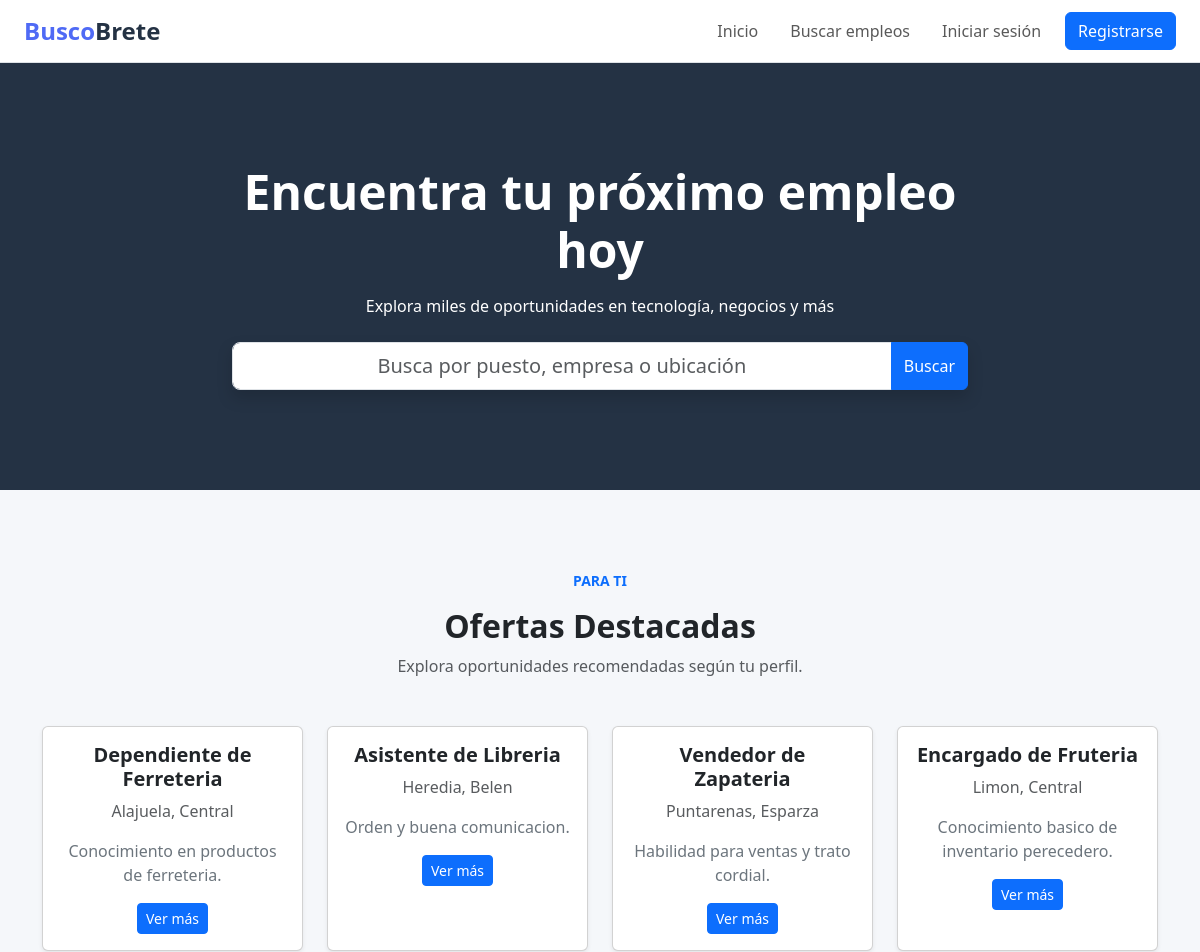
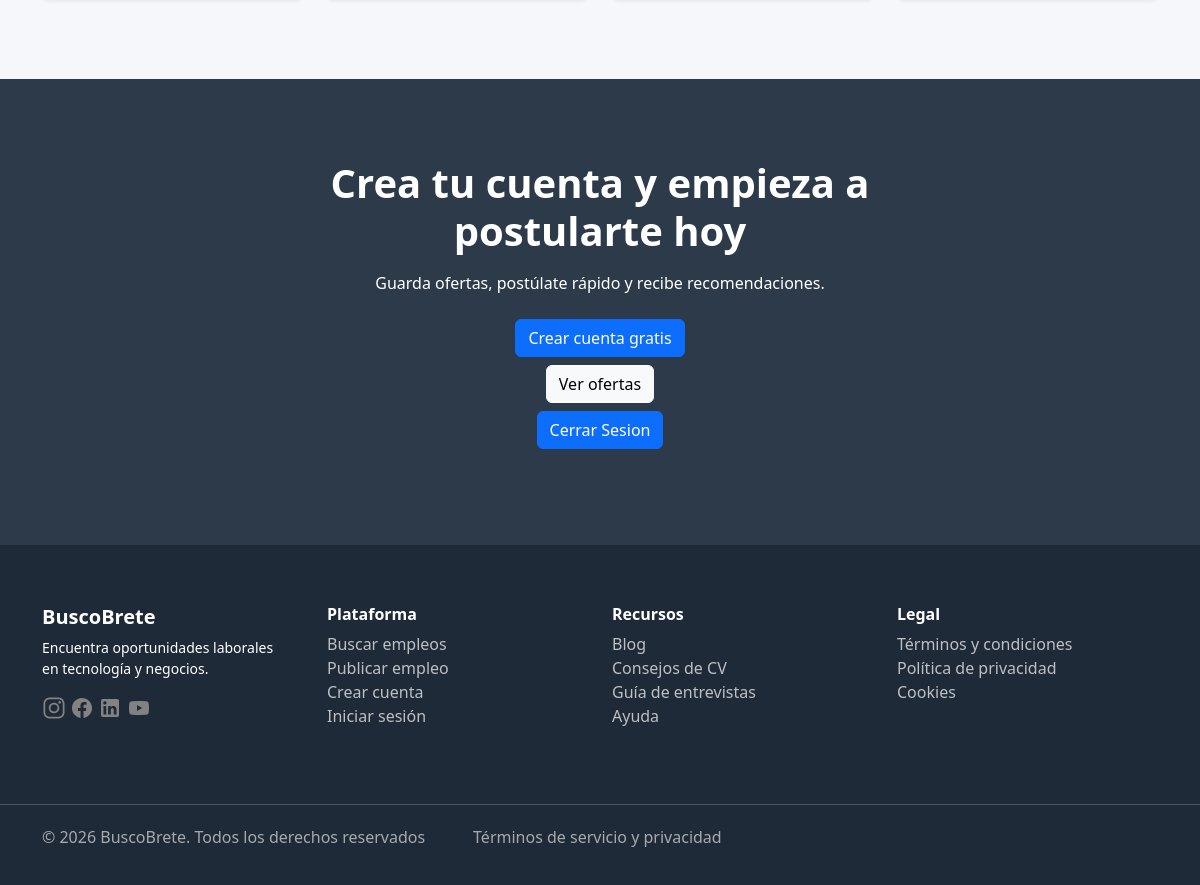
The page / on the database its author committed (2 pictures, top to bottom).
### tables this page shows
CREATE TABLE ofertas (
    idOferta INT AUTO_INCREMENT PRIMARY KEY,
    idEmpleador INT NOT NULL,
    idCategoria INT NOT NULL,
    idUbicacion INT NOT NULL,
    titulo VARCHAR(150) NOT NULL,
    descripcion TEXT NOT NULL,
    requisitos TEXT,
    salario DECIMAL(10,2),
    tipoEmpleo ENUM('tiempo completo','medio tiempo','temporal','remoto'),
    estado ENUM('activa','cerrada','pausada') DEFAULT 'activa',
    fechaPublicacion DATETIME DEFAULT CURRENT_TIMESTAMP,

    FOREIGN KEY (idEmpleador) REFERENCES empleadores(idEmpleador),
    FOREIGN KEY (idCategoria) REFERENCES categorias(idCategoria),
    FOREIGN KEY (idUbicacion) REFERENCES ubicaciones(idUbicacion)
);

CREATE TABLE ubicaciones (
    idUbicacion INT AUTO_INCREMENT PRIMARY KEY,
    provincia VARCHAR(100) NOT NULL,
    canton VARCHAR(100) NOT NULL
);

### app/controllers/UserController.php (called while the page is built, shortened)
<?php
require_once __DIR__ . '/../../config/database.php';
require_once __DIR__ . '/../models/Oferta.php';
require_once __DIR__ . '/../models/Ubicacion.php';
class UserController
{
    private $ofertaModel;
    private $ubicacionModel;
    public function __construct()
    {
        $database = new Database();
        $db = $database->connect();
        $this->ofertaModel = new Oferta($db);
        $this->ubicacionModel = new Ubicacion($db);
    }
    public function showHome()
    {
        $ofertas = $this->ofertaModel->getAll();
        $ubicaciones = $this->ubicacionModel->getAll();
        require 'app/views/home.php';
    }
}

### app/models/Oferta.php (called while the page is built, shortened)
<?php
class Oferta
{
	private $conn;
	public function __construct($db)
	{
		$this->conn = $db;
	}
	public function getAll()
	{
		$sql = "SELECT * FROM ofertas ORDER BY RAND()";
		$result = $this->conn->query($sql);
		return $result;
	}
}

### app/models/Ubicacion.php (called while the page is built, shortened)
<?php
class Ubicacion{
    private $conn;
    public function __construct($db)
    {
        $this->conn = $db;
    }
    	public function getAll()
	{
		$sql = "SELECT * FROM ubicaciones";
		$result = $this->conn->query($sql);
		return $result;
	}
}

### app/views/home.php (the view, shortened to what this page needs)
<!DOCTYPE html>
<html lang="es">
<head>
    <link rel="stylesheet" href="<?= BASE_URL ?>/public/css/styles.css">
    <link href="https://cdn.jsdelivr.net/npm/bootstrap@5.3.8/dist/css/bootstrap.min.css" rel="stylesheet"
>
</head>
<body class="body-bckg">
<?php require_once __DIR__ . '/templates/navbar.php'; ?>
    <main>
        <section class="topBanner">
            <div class="container">
                <h1 class="fw-bold display-5 mb-3 text-center shado">
                    Encuentra tu próximo empleo <br> hoy
                </h1>
                <p class="mb-4 text-center">
                    Explora miles de oportunidades en tecnología, negocios y más
                </p>
                <div class="row justify-content-center">
                    <div class="col-md-8">
                        <div class="input-group shadow">
                            <input class="form-control form-control-lg text-center"
                                placeholder="Busca por puesto, empresa o ubicación">
                            <button class="btn btn-primary">
                                Buscar
                            </button>
                        </div>
                    </div>
                </div>
            </div>
        </section>
        <section class="destacadas">
            <div class="container text-center">
                <p class="text-primary fw-bold small text-center">
                    PARA TI
                </p>
                <h2 class="fw-bold mb-2 text-center">
                    Ofertas Destacadas
                </h2>
                <p class="text-muted mb-5 text-center">
                    Explora oportunidades recomendadas según tu perfil.
                </p>
                <div class="row g-4">
                    <?
                    $i = 0;
                    foreach ($ofertas as $o) {
                        if ($i >= 4)
                            break;
                        ?>
                        <div class="col-md-3">
                            <div class="card shadow-sm h-100">
                                <div class="card-body">
                                    <h5 class="fw-bold">
                                        <?= $o['titulo'] ?>
                                    </h5>
                                    <p class="text-muted">
                                        <? foreach ($ubicaciones as $u) {
                                            if ($u['idUbicacion'] == $o['idUbicacion']) {
                                                echo $u['provincia'] . ', ' . $u['canton'];
                                            }
                                        } ?>
                                    </p>
                                    <p class="text-secondary">
                                        <?= $o['requisitos'] ?>
                                    </p>
                                    <button class="btn btn-primary btn-sm">
                                        Ver más
                                    </button>
                                </div>
                            </div>
                        </div>
                        <? $i++;
                    } ?>
                </div>
            </div>
        </section>
        <section class="ofrecerCuenta">
            <div class="container">
                <h2 class="display-6 fw-bold mb-3 text-center">
                    Crea tu cuenta y empieza a <br> postularte hoy
                </h2>
                <p class="mb-4 text-center">
                    Guarda ofertas, postúlate rápido y recibe recomendaciones.
                </p>
                <div class="d-flex flex-column justify-content-center gap-3 ">
                    <ul class="d-flex flex-column align-items-center list-unstyled center">
                        <li>
                            <a href="<?= BASE_URL ?>/?page=registro"><button class="btn btn-primary mb-2">
                                    Crear cuenta gratis</button></a>
                        </li>
                        <li>
                            <a href="<?= BASE_URL ?>/?page=buscarEmpleos"><button class="btn btn-light mb-2">
                                    Ver ofertas</button></a>
                        </li>
                        <button class="btn btn-primary">
                            <a class="nav-link" href="index.php?page=logout">Cerrar Sesion</a>
                        </button>
                    </ul>
                </div>
            </div>
        </section>
    </main>
    <?php require_once __DIR__ . '/templates/footer.php'; ?>
</body>
</html>

### index.php (shortened to what this page needs)
<?php
require_once __DIR__ . '/app/controllers/UserController.php';
$page = $_GET['page'] ?? 'home';
switch ($page) {
    case "home":
        $home = new UserController();
        $home->showHome();
        break;
}

### app/views/templates/navbar.php (shortened to what this page needs)
<?php if ($_SESSION['rol'] == 'invitado'): ?>
    <nav class="navbar navbar-expand-lg bg-white border-bottom">
        <div class="container-fluid px-4">
            <a href="<?= BASE_URL ?>/?page=home" class="navbar-brand fw-bold fs-4">
                <span class="brand-busco">Busco</span><span class="brand-brete">Brete</span>
            </a>
            <div class="collapse navbar-collapse justify-content-end" id="menu">
                <ul class="navbar-nav align-items-center gap-3">
                    <li class="nav-item">
                        <a href="<?= BASE_URL ?>/?page=home" class="nav-link">Inicio</a>
                    </li>
                    <li class="nav-item">
                        <a href="<?= BASE_URL ?>/?page=buscarEmpleos" class="nav-link">Buscar empleos</a>
                    </li>
                    <li class="nav-item">
                        <a href="<?= BASE_URL ?>/?page=login" class="nav-link">Iniciar sesión</a>
                    </li>
                    <li class="nav-item">
                        <a href="<?= BASE_URL ?>/?page=registro"><button class="btn btn-primary">Registrarse</button></a>
                    </li>
                </ul>
            </div>
        </div>
    </nav>
<?php endif; ?>

### app/views/templates/footer.php
<footer class="footer">
    <div class="container">
        <div class="row text-center text-md-start">
            <div class="col-md-3 mb-4">
                <h5 class="fw-bold">
                    BuscoBrete
                </h5>
                <p class="small text-md-start">
                    Encuentra oportunidades laborales<br>en tecnología y negocios.
                </p>
                <a href="https://instagram.com"><img src="<?=BASE_URL?>/public/img/instagram.png" alt="instagram icon"
                    width="24" height="24"></a>
                <a href="https://facebook.com"><img src="<?=BASE_URL?>/public/img/facebook.png" alt="facebook icon"
                    width="24" height="24"></a>
                <a href="https://linkedin.com"><img src="<?=BASE_URL?>/public/img/linkedin.png" alt="linkedin icon"
                    width="24" height="24"></a>
                <a href="https://www.youtube.com"><img src="<?=BASE_URL?>/public/img/youtube.png" alt="youtube icon"
                    width="24" height="24"></a>
            </div>
            <div class="col-md-3">
                <h6 class="fw-bold ">Plataforma</h6>
                <ul class="list-unstyled">
                    <li><a href="#">Buscar empleos</a></li>
                    <li><a href="#">Publicar empleo</a></li>
                    <li><a href="#">Crear cuenta</a></li>
                    <li><a href="#">Iniciar sesión</a></li>
                </ul>
            </div>
            <div class="col-md-3">
                <h6 class="fw-bold">Recursos</h6>
                <ul class="list-unstyled">
                    <li><a href="#">Blog</a></li>
                    <li><a href="#">Consejos de CV</a></li>
                    <li><a href="#">Guía de entrevistas</a></li>
                    <li><a href="#">Ayuda</a></li>
                </ul>
            </div>
            <div class="col-md-3">
                <h6 class="fw-bold">Legal</h6>
                <ul class="list-unstyled">
                    <li><a href="#">Términos y condiciones</a></li>
                    <li><a href="#">Política de privacidad</a></li>
                    <li><a href="#">Cookies</a></li>
                </ul>
            </div>
        </div>
    </div>
</footer>
<div class="subfooter text-center ">
    <div class="d-flex container align-items-center gap-5">
        <p class="mx-0">
            © 2026 BuscoBrete. Todos los derechos reservados
        </p>
        <p class="mx-0" href="#">
            Términos de servicio y privacidad
        </p>
    </div>
</div>

### public/css/styles.css (style rules this page uses)
:root { --bb-bg: #f1f5f9; --bb-main: #e4eaf0; --bb-text-900: #0f172a; --bb-text-800: #1e293b; --bb-text-700: #334155; --bb-text-600: #374151; --bb-text-500: #475569; --bb-text-400: #64748b; --bb-muted: #9ca3af; --bb-border: #e6eaf0; --bb-border-2: #e5e7eb; --bb-white: #ffffff; --bb-primary: #2563eb; --bb-footer: #1f2a38; --bb-surface: #ffffff; --bb-green-bg: #d1fae5; --bb-green-text: #065f46; --bb-red-bg: #fee2e2; --bb-red-text: #991b1b; --bb-amber-bg: #fef3c7; --bb-amber-text: #92400e; --bb-chip: #e2e8f0; }
*, *::before, *::after { box-sizing: border-box; }
.ofrecerCuenta { background: #2c3a4a; color: white; padding: 80px 0; text-align: center; }
.destacadas { background: #f5f7fa; padding: 80px 0; }
.brand-busco { color: #4f6af5; font-weight: 700; }
.brand-brete { color: #243244; font-weight: 700; }
.topBanner { background: #243244; color: white; padding: 100px 0; text-align: center; }
html, body { min-height: 100vh; font-family: "Inter", system-ui, -apple-system, Segoe UI, Roboto, Helvetica, Arial; background: var(--bb-bg); color: var(--bb-text-800); }
body { display: flex; flex-direction: column; }
main { flex: 1; background: var(--bb-main); }
.card { background: var(--bb-white); border: 1px solid var(--bb-border); border-radius: 12px; box-shadow: 0 4px 12px rgba(0, 0, 0, 0.15); }
.btn-primary { background: var(--bb-primary); color: #fff; border: none; border-radius: 8px; padding: 0.6rem 1rem; font-weight: 600; cursor: pointer; transition: background 0.2s, box-shadow 0.2s; }
footer { background: var(--bb-footer); color: rgba(255, 255, 255, 0.85); }
footer a { color: rgba(255, 255, 255, 0.7); text-decoration: none; }
.footer { background: #1f2a38; color: white; padding: 60px 0; }
.subfooter { background: #1f2a38; color: rgba(255, 255, 255, 0.6); padding: 20px 0; border-top: 1px solid rgba(255, 255, 255, 0.2); }
.navbar { background: #f1f5f9; border-bottom: 1px solid #e5e7eb; }
footer { background: var(--bb-footer); color: #f1f5f9; }

### rows shown on the page
ofertas: titulo "Dependiente de Ferreteria", requisitos "Conocimiento en productos de ferreteria."
ubicaciones: provincia "Alajuela", canton "Central"
ofertas: titulo "Asistente de Libreria", requisitos "Orden y buena comunicacion."
ubicaciones: provincia "Heredia", canton "Belen"
ofertas: titulo "Vendedor de Zapateria", requisitos "Habilidad para ventas y trato cordial."
ubicaciones: provincia "Puntarenas", canton "Esparza"
ofertas: titulo "Encargado de Fruteria", requisitos "Conocimiento basico de inventario perecedero."
ubicaciones: provincia "Limon", canton "Central"
